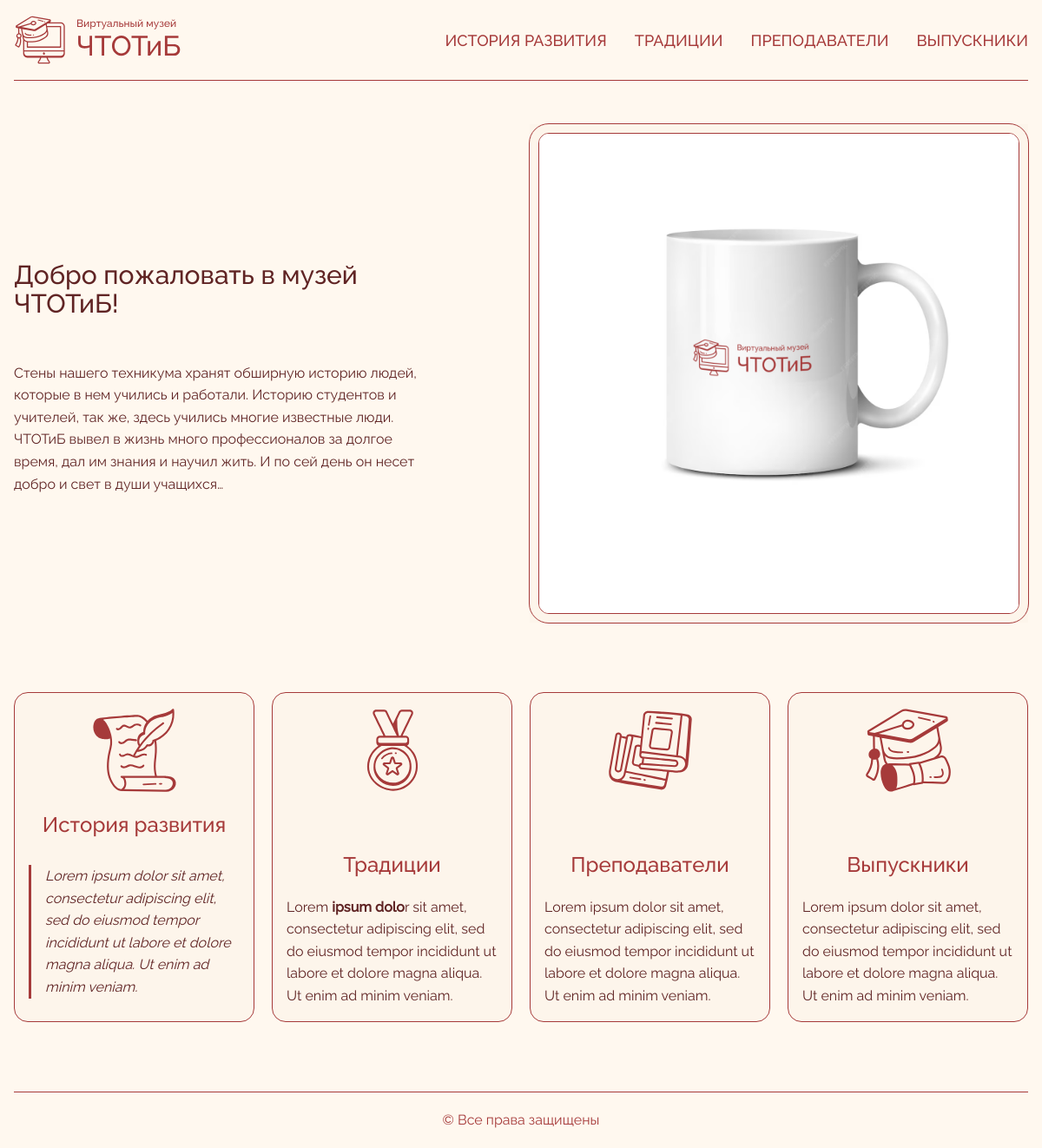
The page / on the database its author committed.
### app/models.py (models this page shows, shortened)
class MainPageContent(models.Model):
    title = models.CharField("Заголовок", max_length=100)
    description = CKEditor5Field("Описание", max_length=1000)
    image = models.ImageField("Изображение", upload_to='main_page/images/')
    class Meta:
        verbose_name = "Контент главной страницы"
        verbose_name_plural = "Контент главной страницы"

class Section(models.Model):
    name = models.CharField("Название раздела", max_length=20)
    description = CKEditor5Field("Описание раздела", max_length=255)
    slug = models.SlugField("Слаг", max_length=30, unique=True, blank=True)
    icon = models.FileField("Иконка", upload_to='icons/',
                             validators=[FileExtensionValidator(allowed_extensions=['svg'])])
    class Meta:
        verbose_name = "Раздел"
        verbose_name_plural = "Разделы"

### app/views.py (the view)
# urls.py: path('', MainPageView.as_view(), name='index'),
class MainPageView(TemplateView):
    template_name = 'pages/index.html'
    def get_context_data(self, **kwargs):
        context = super().get_context_data(**kwargs)
        try:
            context['main_page_content'] = MainPageContent.objects.get(pk=1)
        except MainPageContent.DoesNotExist:
            context['main_page_content'] = {
                "title": "Добро пожаловать в музей ЧТОТиБ!",
                "description": "Стены нашего техникума хранят обширную историю людей...",
            }
        context['sections'] = Section.objects.all()
        return context

### app/templatetags/svg_icon.py (called while the page is built)
@register.simple_tag
def svg_icon(icon_url, css_class=""):
    icon_path = os.path.join(settings.MEDIA_ROOT, icon_url.replace('/media/', '', 1))
    if not os.path.exists(icon_path):
        return mark_safe(f'<div class="{css_class}">Иконка не найдена</div>')
    with open(icon_path, 'r') as f:
        svg = f.read()
        if css_class:
            svg = svg.replace('<svg ', f'<svg class="{css_class}" ')
        return mark_safe(svg)

### templates/pages/index.html (shortened to what this page needs)
{% extends 'base.html' %}
{% load static %}
{% block content %}
  <div class="flex flex-col gap-16 md:gap-20">
    <div class="grid min-h-max grid-cols-1 md:grid-cols-12 items-center justify-between gap-5">
      <div class="md:col-span-5 flex flex-col gap-8 md:gap-10 ck-content">
        <h1 class="font-medium text-2xl md:text-3xl lg:text-4xl text-(--text)">{{ main_page_content.title }}</h1>
        {{ main_page_content.description|safe }}
      </div>
      <div class="md:col-start-7 md:col-end-13 p-2.5 bg-(--beige)">
        <img
            class="object-cover max-h-[600px] border border-(--accent) outline outline-(--accent) outline-offset-10 rounded-xl w-full"
            src="{{ main_page_content.image.url }}" alt="{{ main_page_content.title }}">
      </div>
    </div>
    <div class="grid grid-cols-[repeat(auto-fit,minmax(230px,1fr))] gap-5">
      {% for section in sections %}
        {% include "components/section_card.html" with title=section.name description=section.description icon=section.icon url_name=section.slug %}
      {% endfor %}
    </div>
  </div>
{% endblock %}

### templates/components/section_card.html
{% load svg_icon %}
{% load static %}
<div class="p-4 bg-(--beige) rounded-2xl flex flex-col items-center gap-5 justify-between border border-(--accent)">
  {% svg_icon icon.url 'w-16 md:w-[100px] h-16 md:h-[100px] text-(--accent)' %}
  <div class="flex flex-col items-center gap-3 md:gap-5">
    <a href="{% url "section" url_name %}">
      <h3 class="font-medium text-(--accent) text-lg  md:text-xl lg:text-2xl text-center line-clamp-2">
        {{ title }}
      </h3>
    </a>
    <div class="ck-content">
      <p class="max-md:text-sm lg:text-lg text-(--text) line-clamp-5 ck-content">
        {{ description|safe }}
      </p>
    </div>
  </div>
</div>

### static/style.css (style rules this page uses)
:root { --accent: #A63A3A; --text: #602424; --beige: #FDF5EB; --bg: #FFF8EF }
* { font-family: "Raleway", serif; font-variant-numeric: lining-nums; }
.ck-content { line-height: 1.6; color: var(--text); }
.ck-content h1 { font-size: 30px; font-weight: 500; margin: 10px 0; }
.ck-content blockquote { border-left: 3px solid var(--accent); padding-left: 1em; margin: 10px 0; font-style: italic; color: var(--text); }

### rows shown on the page
MainPageContent: title "Добро пожаловать в музей ЧТОТиБ!", description "Стены нашего техникума хранят обширную историю людей, которые в нем учились и работали. Историю студентов и учителей, так же, здесь учились многие известные люди. ЧТОТиБ вывел в жизнь много профессионалов за долгое время, дал им знания и научил жить. И по сей день он несет добро и свет в души учащихся…", image (picture)
Section: name "История развития", description "Lorem ipsum dolor sit amet, consectetur adipiscing elit, sed do eiusmod tempor incididunt ut labore et dolore magna aliqua. Ut enim ad minim veniam."
Section: name "Традиции", description "Lorem ipsum dolo r sit amet, consectetur adipiscing elit, sed do eiusmod tempor incididunt ut labore et dolore magna aliqua. Ut enim ad minim veniam."
Section: name "Преподаватели", description "Lorem ipsum dolor sit amet, consectetur adipiscing elit, sed do eiusmod tempor incididunt ut labore et dolore magna aliqua. Ut enim ad minim veniam."
Section: name "Выпускники", description "Lorem ipsum dolor sit amet, consectetur adipiscing elit, sed do eiusmod tempor incididunt ut labore et dolore magna aliqua. Ut enim ad minim veniam."
